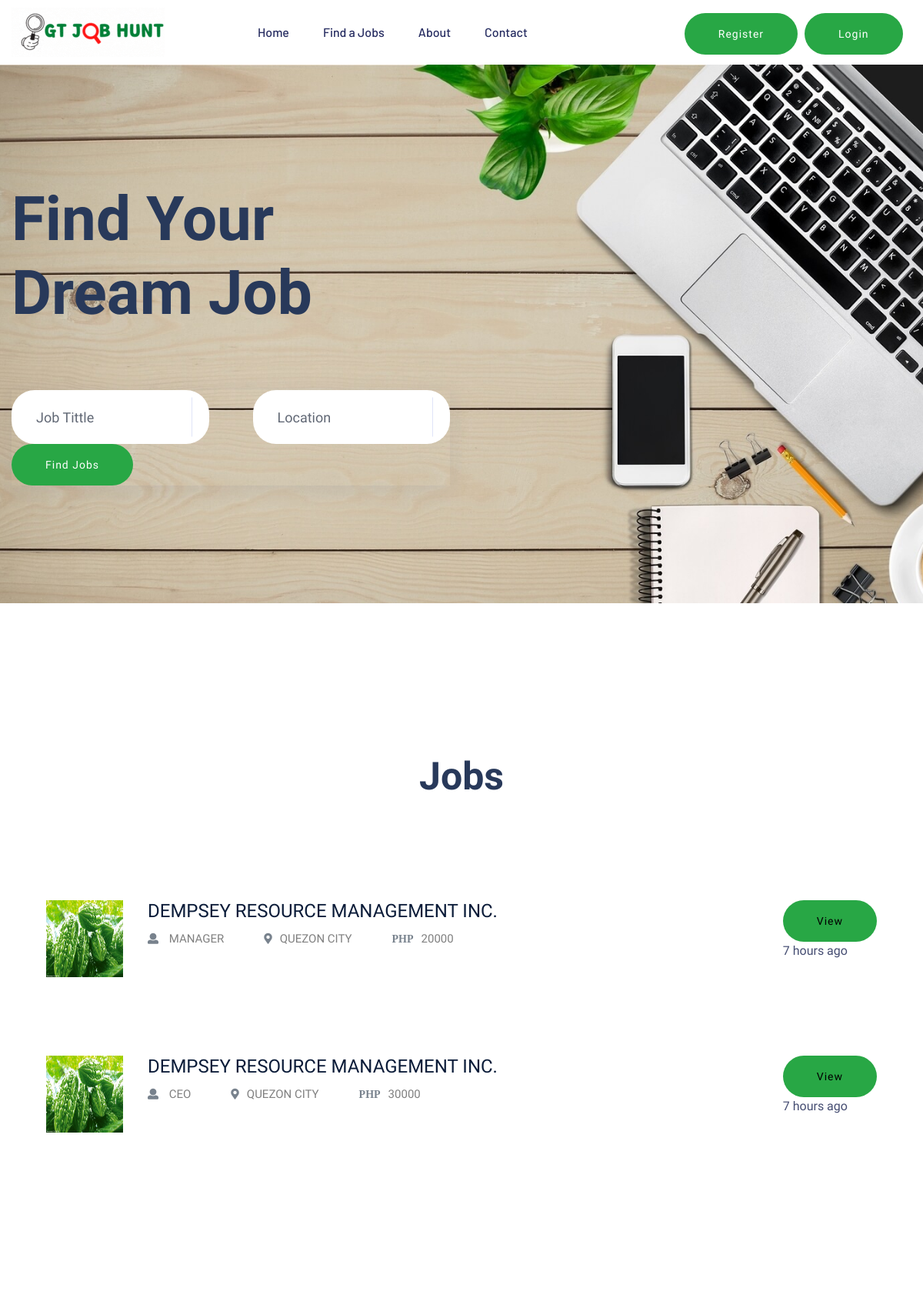
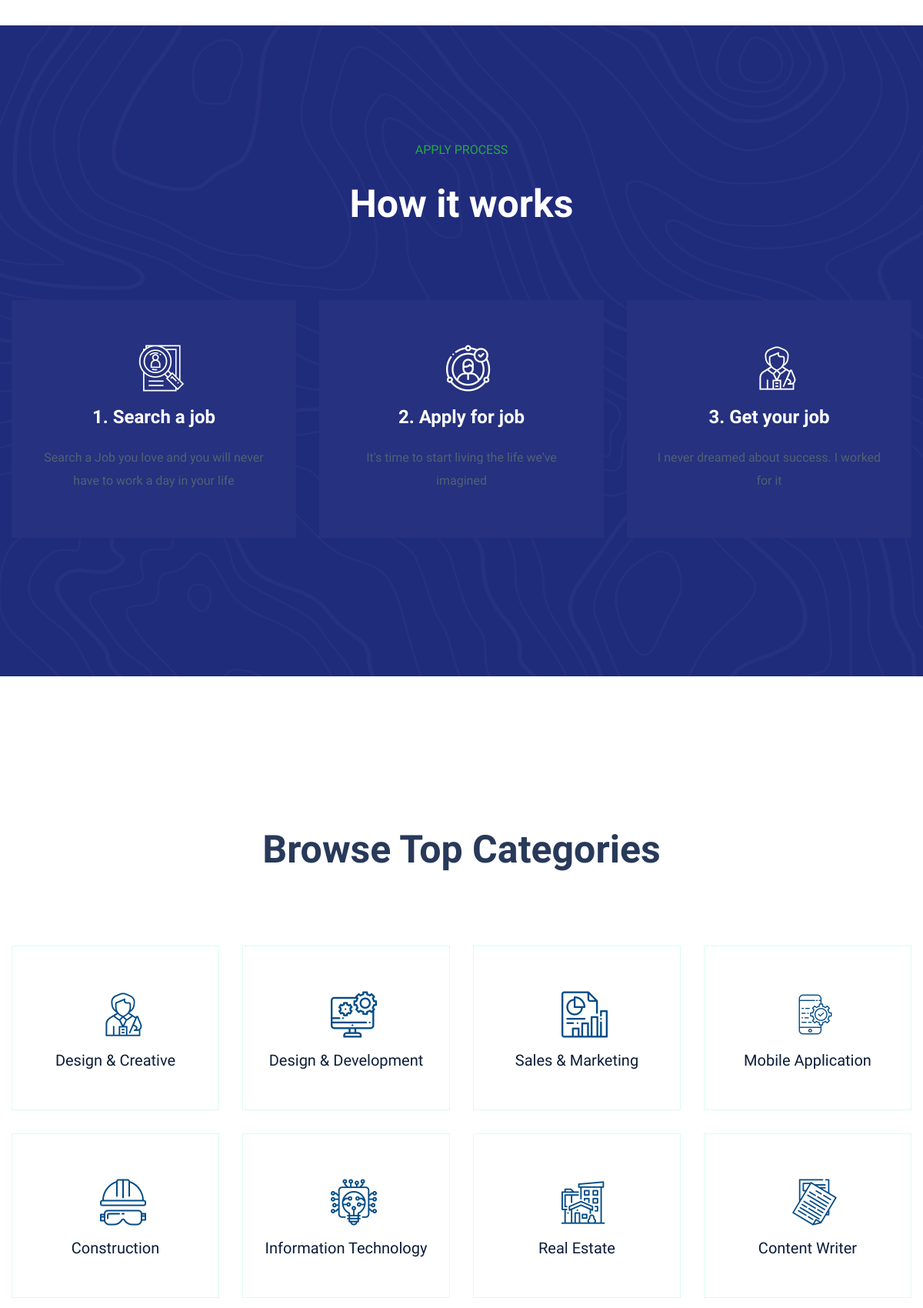
The page / (signed in, upper part) on the database its author committed (2 pictures, top to bottom).
### tables this page shows
CREATE TABLE `jobs` (
  `jobs_id` int(11) NOT NULL,
  `job_company_logo` varchar(255) DEFAULT NULL,
  `job_company_name` varchar(100) NOT NULL,
  `jobs_name` varchar(100) NOT NULL,
  `jobs_address` varchar(100) NOT NULL,
  `jobs_description` longtext NOT NULL,
  `jobs_r_skills` varchar(100) NOT NULL,
  `jobs_r_education_id` int(11) NOT NULL,
  `jobs_preferred_time` varchar(100) NOT NULL,
  `jobs_r_experience` varchar(100) NOT NULL,
  `jobs_vacancy_count` varchar(100) NOT NULL,
  `job_expected_salary` varchar(100) NOT NULL,
  `created_at` timestamp NOT NULL DEFAULT current_timestamp(),
  `jobs_user_id` int(11) NOT NULL
);

### classes/CONFIGDB.php (called while the page is built, shortened)
<?php
	class CONFIGDB
	{
		private $_host = 'localhost';
		private $_username = 'root';
		private $_password = '';
		private $_database = 'job_portal_db';
		protected $connection;
		public function __construct()
		{
			if (!isset($this->connection)) {
				$this->connection = new mysqli($this->_host, $this->_username, $this->_password, $this->_database);
			}
			return $this->connection;
		}
	}
?>

### classes/CRUDAPI.php (called while the page is built, shortened)
<?php
include_once 'CONFIGDB.php';
class CRUDAPI extends CONFIGDB
{
	public function getData($query)
	{
		$result = $this->connection->query($query);
		$rows = array();
		while ($row = $result->fetch_assoc()) {
			$rows[] = $row;
		}
		return $rows;
	}
}
?>

### index.php (the view, shortened to what this page needs)
<?php
include_once("classes/CRUDAPI.php");
?>
<?php include('applicantsviews/head.php'); ?>
    <?php include('applicantsviews/header.php'); ?>
    <main>
        <div class="slider-area ">
            <div class="slider-active">
                <div class="single-slider slider-height d-flex align-items-center" data-background="assets/img/hero/h1_hero3.jpg">
                    <div class="container">
                        <div class="row">
                            <div class="col-xl-6 col-lg-9 col-md-10">
                                <div class="hero__caption">
                                    <h1>Find Your Dream Job</h1>
                                </div>
                            </div>
                        </div>
                        <div class="row">
                            <div class="col-xl-6">
                                <form action="joblisting.php" class="search-box" method="post">
                                    <div class="input-form">
                                        <input style="border-radius:30px;" type="text" name="job_name" id="job_name" placeholder="Job Tittle ">
                                    </div>
                                    <div class="input-form">
                                        <input style="border-radius:30px;" type="text" name="job_address" id="job_address" placeholder="Location">
                                    </div>
                                    <div class="search-form">
                                        <input style="border-radius:30px;" type="Submit" name="findjobs" value="Find Jobs" class="btn head-btn21">
                                    </div>
                                </form>
                            </div>
                        </div>
                </div>
            </div>
        </div>
        <div class="our-services section-pad-t30">
    <div class="container">
        <div class="row">
            <div class="col-lg-12">
                <div class="section-tittle text-center">
                    <h2>Jobs</h2>
                </div>
            </div>
        </div>
        <div class="col">
        <?php
         include_once("classes/CRUDAPI.php");
         $crudapi = new CRUDAPI();
             $query = " SELECT * FROM `jobs`";
             $result = $crudapi->getData($query);
             foreach ($result as $key => $data) {
        ?>
        <div class="single-job-items mb-30">
            <div class="job-items">
                <div class="company-img">
                    <?php if($data['job_company_logo']===NULL){ ?>
                    <a href="#"><img src="assets/img/icon/job-list1.png" alt=""></a>
                    <?php }else{?>
                    <a><img src="company_logo/<?php echo $data['job_company_logo'] ?>" alt="" width="100" height="100"></a>
                    <?php } ?>
                </div>
                <div class="job-tittle job-tittle2">
                        <h4><?php echo strtoupper($data['job_company_name']); ?></h4>
                    <ul>
                        <li> <i style="color:#78828d;" class="fa fa-user"></i> <?php echo strtoupper($data['jobs_name']); ?></li>
                        <li><i  style="color:#78828d;" class="fas fa-map-marker-alt"></i></i><?php echo strtoupper($data['jobs_address']); ?></li>
                        <li><i  style="color:#78828d;" class="fas fa">PHP</i><?php echo strtoupper($data['job_expected_salary']); ?></li>
                    </ul>
                </div>
            </div>
            <div class="items-link items-link2 f-right">
                <button type="button" data-id="<?php echo $data['jobs_id']; ?>" class="btn btn-primary" style="border-radius:30px; color:black; border:none;" id="view"><i class="bi bi-eye-fill"></i>View</button>
                <span>7 hours ago</span>
            </div>
        </div>
        <?php }?>
        </div>
    </div>
</div>
<div class="apply-process-area apply-bg pt-150 pb-150" data-background="assets/img/gallery/how-applybg.png">
    <div class="container">
        <div class="row">
            <div class="col-lg-12">
                <div class="section-tittle white-text text-center">
                    <span>Apply process</span>
                    <h2> How it works</h2>
                </div>
            </div>
        </div>
        <div class="row">
            <div class="col-lg-4 col-md-6">
                <div class="single-process text-center mb-30">
                    <div class="process-ion">
                        <span class="flaticon-search"></span>
                    </div>
                    <div class="process-cap">
                        <h5>1. Search a job</h5>
                    <p>Search a Job you love and you will never have to work a day in your life</p>
                    </div>
                </div>
            </div>
            <div class="col-lg-4 col-md-6">
                <div class="single-process text-center mb-30">
                    <div class="process-ion">
                        <span class="flaticon-curriculum-vitae"></span>
                    </div>
                    <div class="process-cap">
                        <h5>2. Apply for job</h5>
                    <p>It's time to start living the life we've imagined</p>
                    </div>
                </div>
            </div>
            <div class="col-lg-4 col-md-6">
                <div class="single-process text-center mb-30">
                    <div class="process-ion">
                        <span class="flaticon-tour"></span>
                    </div>
                    <div class="process-cap">
                        <h5>3. Get your job</h5>
                    <p>I never dreamed about success. I worked for it</p>
                    </div>
                </div>
            </div>
        </div>
    </div>
</div>
<div class="our-services section-pad-t30">
    <div class="container">
        <div class="row">
            <div class="col-lg-12">
                <div class="section-tittle text-center">
                    <h2>Browse Top Categories </h2>
                </div>
            </div>
        </div>
        <div class="row d-flex justify-contnet-center">
            <div class="col-xl-3 col-lg-3 col-md-4 col-sm-6">
                <div class="single-services text-center mb-30">
                    <div class="services-ion">
                        <span class="flaticon-tour"></span>
                    </div>
                    <div class="services-cap">
                        <h5>Design & Creative</h5>
                    </div>
                </div>
            </div>
            <div class="col-xl-3 col-lg-3 col-md-4 col-sm-6">
                <div class="single-services text-center mb-30">
                    <div class="services-ion">
                        <span class="flaticon-cms"></span>
                    </div>
                    <div class="services-cap">
                        <h5>Design & Development</h5>
                    </div>
                </div>
            </div>
            <div class="col-xl-3 col-lg-3 col-md-4 col-sm-6">
                <div class="single-services text-center mb-30">
                    <div class="services-ion">
                        <span class="flaticon-report"></span>
                    </div>
                    <div class="services-cap">
                        <h5>Sales & Marketing</h5>
                    </div>
                </div>
            </div>
            <div class="col-xl-3 col-lg-3 col-md-4 col-sm-6">
                <div class="single-services text-center mb-30">
                    <div class="services-ion">
                        <span class="flaticon-app"></span>
                    </div>
                    <div class="services-cap">
                        <h5>Mobile Application</h5>
                    </div>
                </div>
            </div>
            <div class="col-xl-3 col-lg-3 col-md-4 col-sm-6">
                <div class="single-services text-center mb-30">
                    <div class="services-ion">
                        <span class="flaticon-helmet"></span>
                    </div>
                    <div class="services-cap">
                        <h5>Construction</h5>
                    </div>
                </div>
            </div>
            <div class="col-xl-3 col-lg-3 col-md-4 col-sm-6">
                <div class="single-services text-center mb-30">
                    <div class="services-ion">
                        <span class="flaticon-high-tech"></span>
                    </div>
                    <div class="services-cap">
                        <h5>Information Technology</h5>
                    </div>
                </div>
            </div>
            <div class="col-xl-3 col-lg-3 col-md-4 col-sm-6">
                <div class="single-services text-center mb-30">
                    <div class="services-ion">
                        <span class="flaticon-real-estate"></span>
                    </div>
                    <div class="services-cap">
                        <h5>Real Estate</h5>
                    </div>
                </div>
            </div>
            <div class="col-xl-3 col-lg-3 col-md-4 col-sm-6">
                <div class="single-services text-center mb-30">
                    <div class="services-ion">
                        <span class="flaticon-content"></span>
                    </div>
                    <div class="services-cap">
                        <h5>Content Writer</h5>
                    </div>
                </div>
            </div>
        </div>
    </div>
</div>
      </main>
<?php include('applicantsviews/script.php'); ?>

### rows shown on the page
jobs: job_company_logo (picture), job_company_name "DEMPSEY RESOURCE MANAGEMENT INC.", jobs_name "MANAGER", jobs_address "QUEZON CITY", job_expected_salary "20000"
jobs: job_company_logo (picture), job_company_name "DEMPSEY RESOURCE MANAGEMENT INC.", jobs_name "CEO", jobs_address "QUEZON CITY", job_expected_salary "30000"
